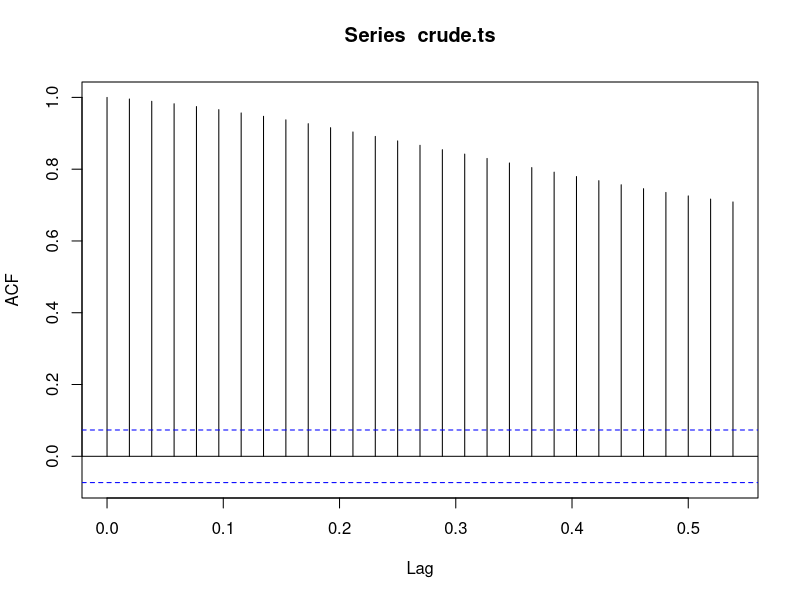
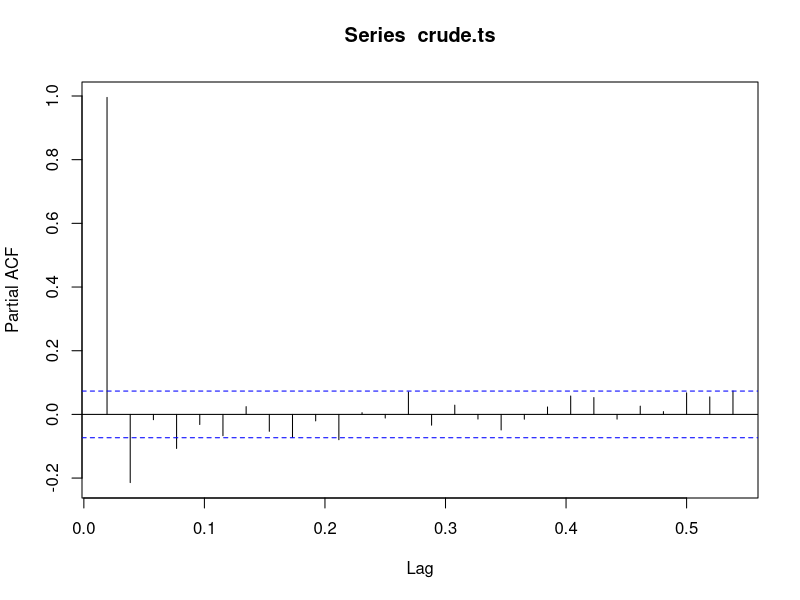
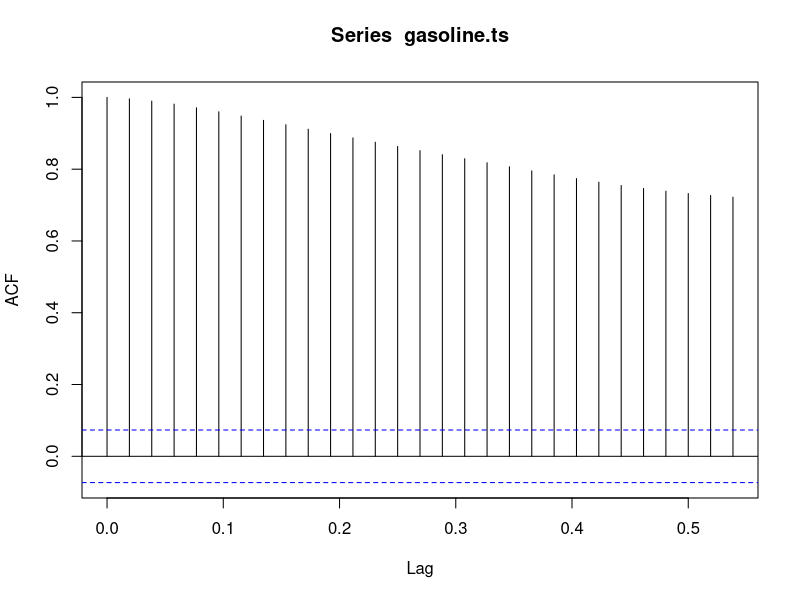
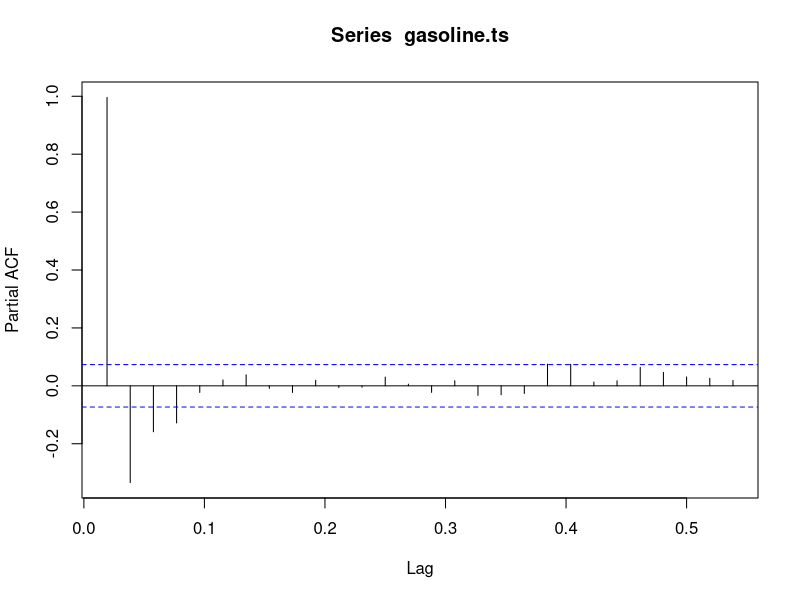
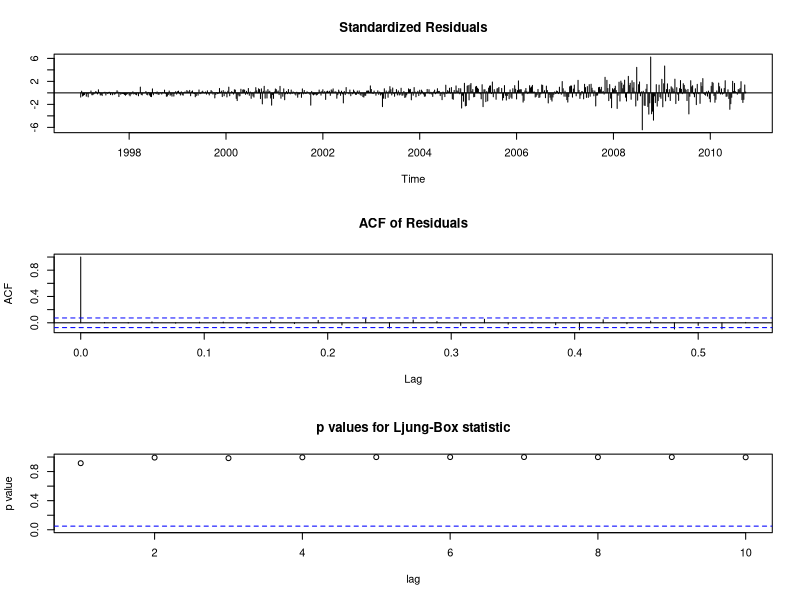
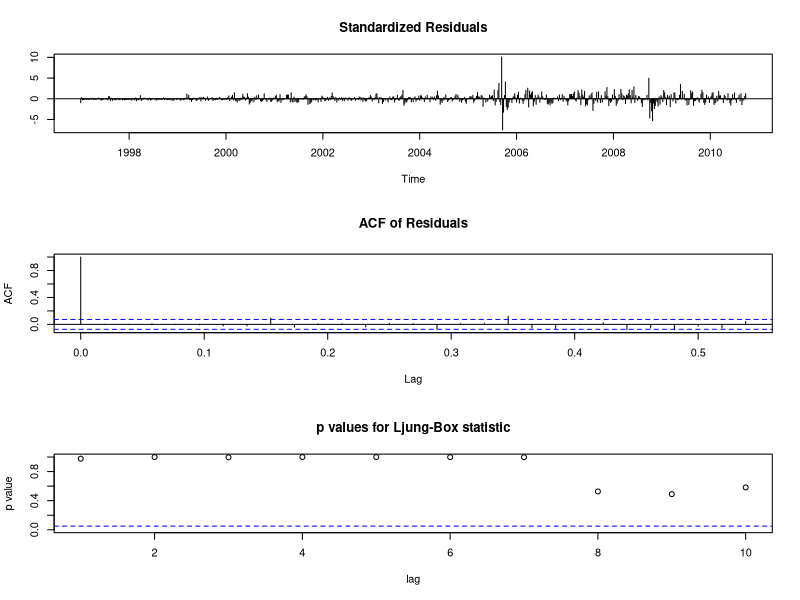
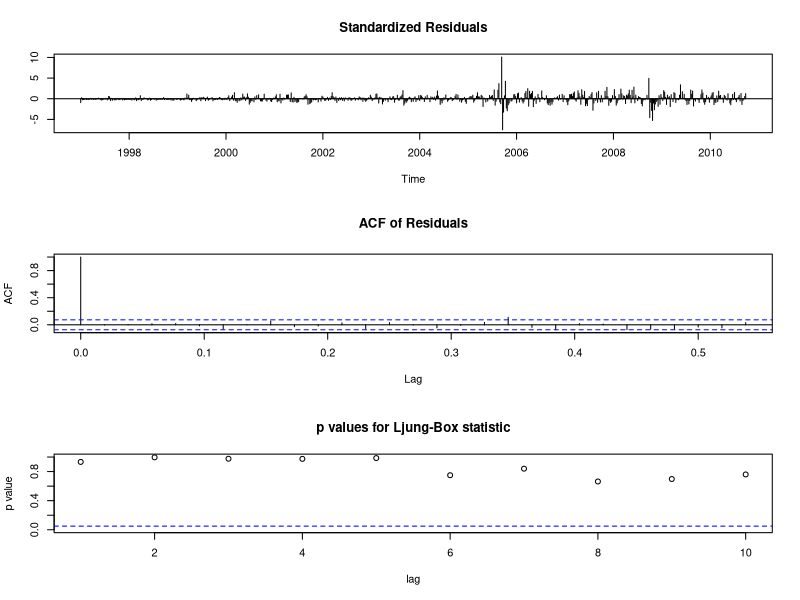
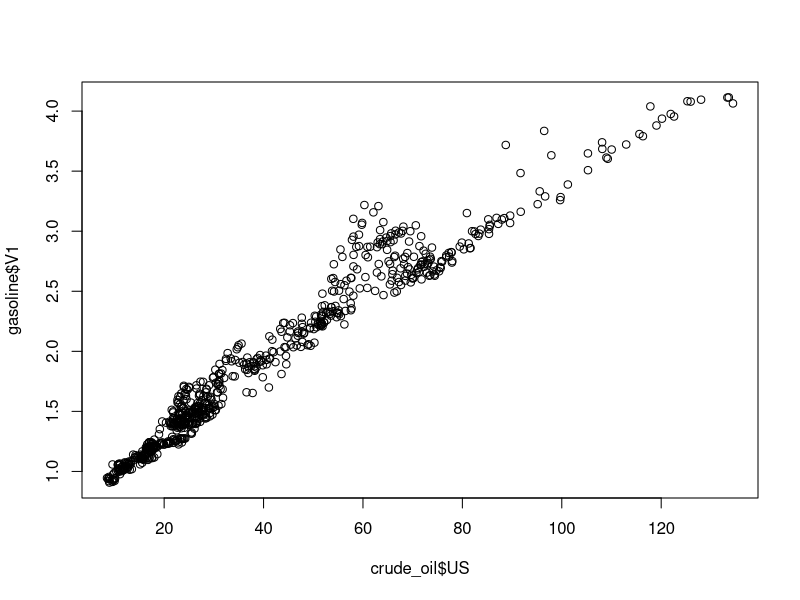

Reproduce these figures in R, in order.
crude_oil <- read.table("./crudeoil.txt", header=T)
gasoline <- read.table("./gasoline.txt", header=F)

crude.ts <- ts(crude_oil$US, start=c(1997, 1), end=c(2010, 39), frequency=52)
gasoline.ts <- ts(gasoline$V1, start=c(1997, 1), end=c(2010, 39), frequency=52)

# fit using ar with AIC
crude.ar <- ar(crude.ts, method='mle', aic=TRUE)
gasoline.ar <- ar(gasoline.ts, method='mle', aic=TRUE)

# Plot ACF and PACF to see if ACF decays fast and get an idea for the optimal
# order
acf(crude.ts)
pacf(crude.ts)
acf(gasoline.ts)
pacf(gasoline.ts)

print(crude.ar$order)
print(gasoline.ar$order)

crude.order <- crude.ar$order
gasoline.order <- gasoline.ar$order

# R doesn't allow me to run tsdiag on the model fitted using ar, so I'm
# performing another fit using arima, with the optimal order already known from
# above.
crude.ar_ <- arima(crude.ts, c(crude.order, 0, 0))
gasoline.ar_ <- arima(gasoline.ts, c(gasoline.order, 0, 0))

# Run tsdiag
tsdiag(crude.ar_)
tsdiag(gasoline.ar_)

# fit ARMA models and run tsdiag
gasoline.arma <- arima(gasoline.ts, c(gasoline.order, 0, 1))
tsdiag(gasoline.arma)

# plot crude oil against gasoline prices
plot(crude_oil$US, gasoline$V1)

# perform linear regression
gasoline.crude.lm <- lm(crude_oil$US ~ gasoline$V1)
plot(gasoline.crude.lm)

